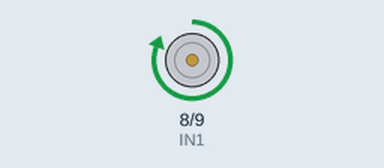
The sketch below on a simulated Arduino Uno, built with avr-gcc and run on an emulated ATmega328P. Parts: motor-driver pin pairs drawn as motors (green arrow = first pin HIGH = forward, orange = second pin HIGH = backward, longer = more drive, scaled by the enable pin).

Above: at 2.5 s.
At 7.5 s:
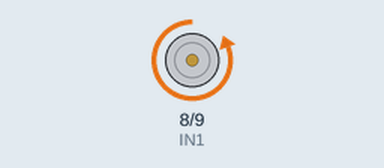
Timing chart, 0 to 13.0 s (numbered marks = the images above):
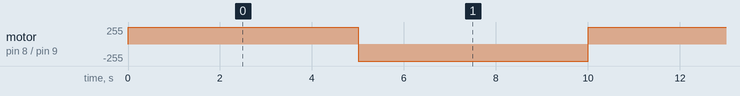

The sketch:

code.ino
```cpp
const int IN1 = 8;
const int IN2 = 9;
const int EN = 10;

void setup() {
  pinMode(IN1, OUTPUT);
  pinMode(IN2, OUTPUT);
  pinMode(EN, OUTPUT);

  analogWrite(EN, 255); // Full speed
}

void loop() {

  // Clockwise for 5 sec
  digitalWrite(IN1, HIGH);
  digitalWrite(IN2, LOW);
  delay(5000);


  // Anticlockwise for 50 sec
  digitalWrite(IN1, LOW);
  digitalWrite(IN2, HIGH);
  delay(5000);
}
```

Measured:
- by itself, motor on pin 8 (IN1) / pin 9 (IN2): alternates forward 255/255 for 5.0 s and backward 255/255 for 5.0 s
